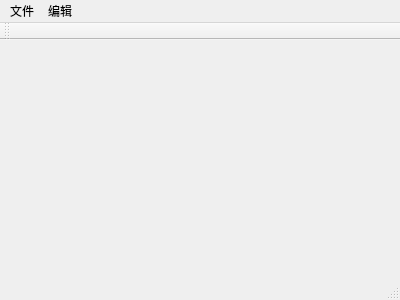
<?xml version="1.0" encoding="UTF-8"?>
<ui version="4.0">
 <class>MainWindow</class>
 <widget class="QMainWindow" name="MainWindow">
  <property name="geometry">
   <rect>
    <x>0</x>
    <y>0</y>
    <width>400</width>
    <height>300</height>
   </rect>
  </property>
  <property name="windowTitle">
   <string>MainWindow</string>
  </property>
  <widget class="QWidget" name="centralWidget"/>
  <widget class="QMenuBar" name="menuBar">
   <property name="geometry">
    <rect>
     <x>0</x>
     <y>0</y>
     <width>400</width>
     <height>26</height>
    </rect>
   </property>
   <widget class="QMenu" name="menu">
    <property name="title">
     <string>文件</string>
    </property>
    <addaction name="action_3"/>
    <addaction name="separator"/>
    <addaction name="separator"/>
    <addaction name="separator"/>
    <addaction name="separator"/>
   </widget>
   <widget class="QMenu" name="menu_2">
    <property name="title">
     <string>编辑</string>
    </property>
   </widget>
   <addaction name="menu"/>
   <addaction name="menu_2"/>
  </widget>
  <widget class="QToolBar" name="mainToolBar">
   <attribute name="toolBarArea">
    <enum>TopToolBarArea</enum>
   </attribute>
   <attribute name="toolBarBreak">
    <bool>false</bool>
   </attribute>
  </widget>
  <widget class="QStatusBar" name="statusBar"/>
  <action name="action">
   <property name="text">
    <string>新建</string>
   </property>
  </action>
  <action name="actionXinjian">
   <property name="text">
    <string>xinjian</string>
   </property>
  </action>
  <action name="action_3">
   <property name="checkable">
    <bool>true</bool>
   </property>
   <property name="checked">
    <bool>true</bool>
   </property>
   <property name="text">
    <string>新建</string>
   </property>
   <property name="toolTip">
    <string>&lt;html&gt;&lt;head/&gt;&lt;body&gt;&lt;p&gt;新建&lt;/p&gt;&lt;/body&gt;&lt;/html&gt;</string>
   </property>
   <property name="whatsThis">
    <string>&lt;html&gt;&lt;head/&gt;&lt;body&gt;&lt;p&gt;&lt;br/&gt;&lt;/p&gt;&lt;/body&gt;&lt;/html&gt;</string>
   </property>
   <property name="shortcutContext">
    <enum>Qt::ApplicationShortcut</enum>
   </property>
  </action>
 </widget>
 <layoutdefault spacing="6" margin="11"/>
 <resources/>
 <connections/>
</ui>
